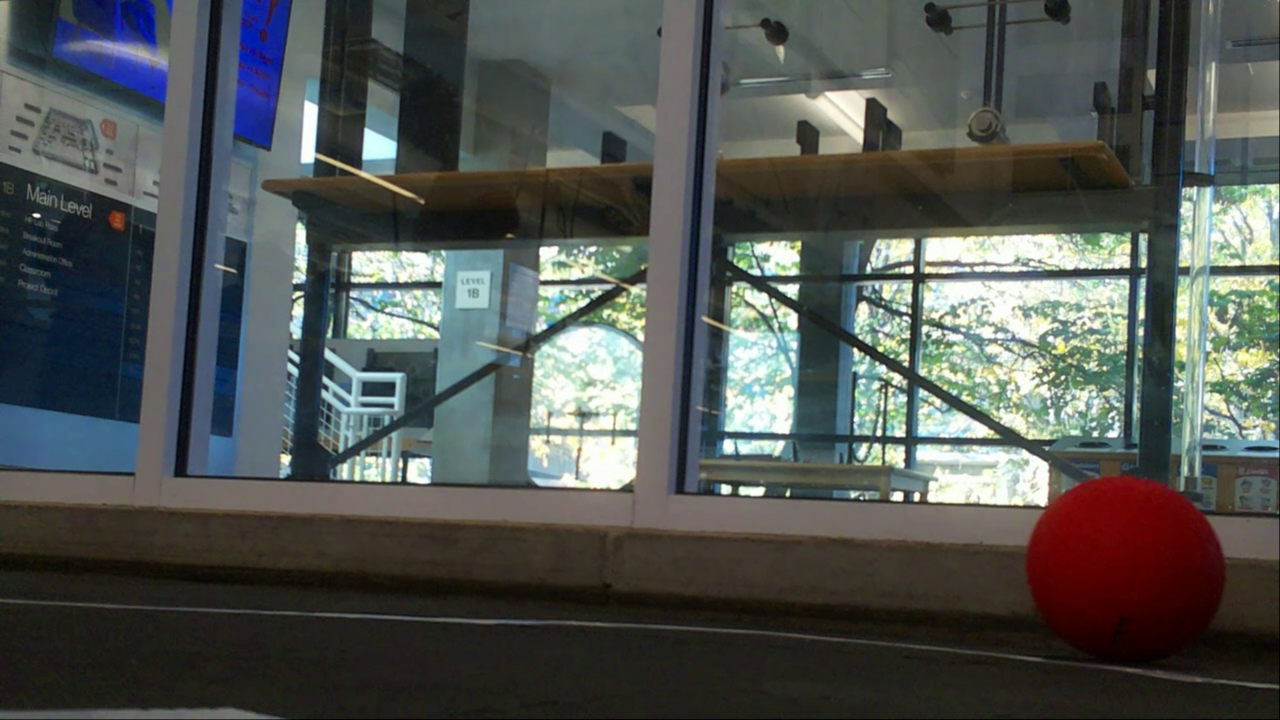
#> input picture .temp/vlcsnap-2026-10-06-14h47m22s202.png, 1280 x 720 px
$ python -i opencv_stack.py   (imports and definitions only)
#> lines starting #> are read from the running program, lines starting #| are printed output that depends on the picture; after the words box and inside, x2 and y2 are one past the last pixel; in counts of white or black regions, pixels touching at a corner belong together
#> further down, picture is the input picture: shape (720, 1280, 3); mean B, G, R 81.9, 84.8, 80.7
# given a photo / frame of a video, determine
# 1. what is in the photo (if anything)
# 2. what distance and angle from the center is each object?

import numpy as np
import cv2
from vars import object_hsv_list, kernel_size, hat_yellow, hat_cyan, ball_red, draw_thickness


import os


# https://www.geeksforgeeks.org/python/python-loop-through-folders-and-files-in-directory/


# [43 lines left out: functions print_directory, save_cv2_frame_as_png, load_cv2_frame_from_png, validate_hsv_bounds, not called in this run]


def get_mask(hsv, object_dict: dict):

    mask = hsv.copy()

    if ("lower" in object_dict.keys()) and ("upper" in object_dict.keys()):
        lower = object_dict["lower"]
        upper = object_dict["upper"]
    else:
        raise ValueError("object does not have attribute lower and/or upper")


    mask = cv2.inRange(hsv, lower, upper)
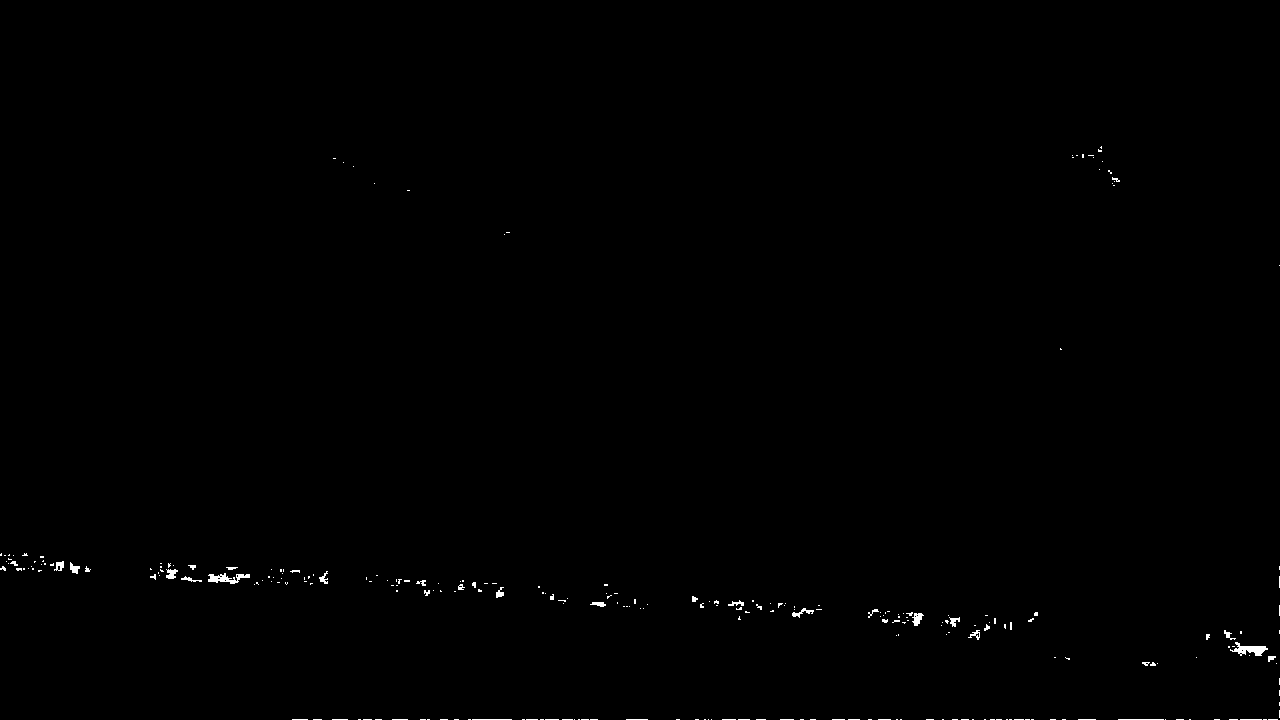
#> mask: shape (720, 1280); 0.32% white in thin lines or dots, all inside (x1, y1, x2, y2) = (0, 146, 1280, 720)

    # if two hsv brackets, include it in the mask
    if ("lower1" in object_dict.keys()) and ("upper1" in object_dict.keys()):
        lower2 = object_dict["lower"]
        upper2 = object_dict["upper"]

        mask2 = cv2.inRange(hsv, lower2, upper2)
        mask = cv2.bitwise_or(mask, mask2, dst=mask)

    return mask


def get_clean_mask(mask: np.ndarray):
    clean_mask = mask.copy()

    kernel = (
        cv2.getStructuringElement(
            cv2.MORPH_ELLIPSE, (kernel_size, kernel_size)
        ))

    # Opening removes small specks; closing fills small gaps.
    if kernel_size > 1:
        clean_mask = cv2.morphologyEx(clean_mask, cv2.MORPH_OPEN, kernel)
#> clean_mask: shape (720, 1280); 0.15% white; 53 white regions (37 under 20 px), largest, box (x1, y1, x2, y2) and area: (1234, 642, 1267, 656) 225, (208, 574, 250, 584) 191, (913, 613, 923, 626) 84
        clean_mask = cv2.morphologyEx(clean_mask, cv2.MORPH_CLOSE, kernel)
#> clean_mask: shape (720, 1280); 0.15% white; 51 white regions (33 under 20 px)

    return clean_mask


# [29 lines left out: function annotate_frame, not called in this run]


def add_text_to_frame(frame, label):
    # Fixed label location avoids clipping labels near the ball.
    label_position = (10, min(30, frame.shape[0] - 1))

    frame = cv2.putText(
        frame, label, label_position,
        cv2.FONT_HERSHEY_SIMPLEX, 0.6, (0, 255, 0), 1,
        cv2.LINE_AA,
    )

    return frame


def get_best_contour(contours, object_dict: dict):

    check_min_area : bool = False
    check_min_circularity: bool = False
    min_area : int = 0
    min_circularity : int = 0

    if "min_area" in object_dict.keys():
        min_area = object_dict["min_area"]
        check_min_area = True

    if "min_circularity" in object_dict.keys():
        min_area = object_dict["min_circularity"]
        min_circularity = True

    best_contour = None
    best_area = -1.0

    for contour in contours:
        area = cv2.contourArea(contour)

        if check_min_area:
            if area < min_area:
                continue

        perimeter = cv2.arcLength(contour, True)
        if perimeter <= 0:
            continue

        if check_min_circularity:
            circularity = 4.0 * np.pi * area / perimeter**2
            if circularity < min_circularity:
                continue

        if area > best_area:
            best_area = area
            best_contour = contour

    return best_contour, best_area


# [10 lines left out: function show_images_side_by_side, not called in this run]


def evaluate_frame(frame, object_dict: dict, save_as_pngs: bool = False,):
    '''
    From a given frame, and a dictionary of information to look for in that frame,
    return a "verdict" dict with information on objects and positions
    Optionally save the inbetween steps as pngs for debugging
    '''

    unchanged_frame = frame.copy()

    object_name = object_dict["name"]


    verdict_dict: dict = {
        "object_name" : object_name,
        "is_detected" : False,
        "draw_shape" : object_dict["draw_shape"],
        "draw_color" : object_dict["draw_color"],
    }


    # convert to hsv for processing
    hsv = cv2.cvtColor(frame, cv2.COLOR_BGR2HSV)

    # create a mask using the hsv values
    mask = get_mask(hsv, object_dict)

    # clean the mask by blurring and then re-evaluating
    clean_mask = get_clean_mask(mask)

    # get the contours from the mask
    contours, _ = cv2.findContours(
        mask,
        cv2.RETR_EXTERNAL,
        cv2.CHAIN_APPROX_SIMPLE)
#> contours = 271 contours, 255 with area under 20; largest, box (x1, y1, x2, y2) and area: (1230, 642, 1268, 656) 200, (208, 573, 250, 584) 176, (912, 613, 924, 626) 74, (166, 569, 178, 579) 59, (54, 561, 64, 571) 52

    # get the contours (lines that describe the different shapes)
    frame_with_contours = cv2.drawContours(frame, contours, -1, 0, -1)

    # evaluate the best contour
    best_contour, best_area = get_best_contour(contours, object_dict)
#> the loop in get_best_contour, `for contour in contours:` made 271 passes
#> (area, perimeter, best_area) on passes 77, 81: (20, 22.83, 20), (200, 115.3, 200)
#> after the loop in get_best_contour, `for contour in contours:`: best_area = 200; best_contour = contour of 52 points, box (x1, y1, x2, y2) (1230, 642, 1268, 656), area 200
#> best_area = 200


    # write useful values to the verdict dictionary
    if best_contour is not None:
        verdict_dict["is_detected"] = True


        if verdict_dict["draw_shape"] == "circle":
            (x_px, y_px), radius = cv2.minEnclosingCircle(best_contour)
            verdict_dict["radius"] = radius
            verdict_dict["width"] = radius*2

        elif verdict_dict["draw_shape"] == "rectangle":
            x_px, y_px, width_px, height_px = cv2.boundingRect(best_contour)
#> x_px = 1230; y_px = 642; width_px = 38; height_px = 14
            verdict_dict["width"] = width_px
            verdict_dict["height"] = height_px

        else:
            raise ValueError("draw_shape not 'circle' or 'rectangle'")

        verdict_dict["x_px"] = x_px
        verdict_dict["y_px"] = y_px


    if save_as_pngs:
        folder = "open_cv_stack"
        save_cv2_frame_as_png(unchanged_frame,          f"{folder}/0_original.png")
        save_cv2_frame_as_png(hsv,                      f"{folder}/1_hsv.png")
        save_cv2_frame_as_png(mask,                     f"{folder}/2_mask.png")
        save_cv2_frame_as_png(clean_mask,               f"{folder}/3_clean_mask.png")
        save_cv2_frame_as_png(frame_with_contours,      f"{folder}/4_frame_with_contours.png")


    return verdict_dict


def draw_to_frame(frame, verdict_list, verbose_printout: bool = False):
    # read the verdict list and draw the relevant objects to frame

    frame_annotated = frame.copy()

    for verdict_dict in verdict_list:

        object_name = verdict_dict["object_name"]

        if verdict_dict["is_detected"] == False:
            label = f"{object_name}: not detected"
            frame_annotated = add_text_to_frame(frame_annotated, label)
            return frame_annotated


        else:
            x_px = verdict_dict["x_px"]
            y_px = verdict_dict["y_px"]

            draw_color = verdict_dict["draw_color"]

            center = (int(round(x_px)), int(round(y_px)))

            label = f"{object_name}: at {center}"
            frame_annotated = add_text_to_frame(frame_annotated, label)


            # draw small dot at the object center
            if verbose_printout:
                print(f"drew center dot for {object_name}")

            frame_annotated = cv2.circle(
                frame_annotated,
                center,
                3,
                draw_color,
                draw_thickness)

            # draw circle bounding the object
            if verdict_dict["draw_shape"] == "circle":
                radius_px = verdict_dict["radius"]

                # the radius will either be 1 or the measured radius
                draw_radius = max(1, int(np.ceil(radius_px)))

                if verbose_printout:
                    print(f"drew bounding circle for {object_name}")

                frame_annotated = cv2.circle(
                    frame_annotated,
                    center,
                    draw_radius,
                    draw_color,
                    draw_thickness)

            # draw rectangle bounding the object
            if verdict_dict["draw_shape"] == "rectangle":
                width_px = verdict_dict["width"]
                height_px = verdict_dict["height"]


                frame_annotated = cv2.rectangle(
                    frame_annotated,
                    (x_px, y_px),
                    (x_px + width_px, y_px + height_px),
                    draw_color,
                    draw_thickness
                )


    return frame_annotated


def get_annotated_frame(frame):
    unchanged_frame = frame.copy()


    yellow_verdict = evaluate_frame(frame, hat_yellow)
#> yellow_verdict = {'object_name': 'hat_yellow', 'is_detected': True, 'draw_shape': 'rectangle', 'draw_color': (0, 255, 255), 'width': 38, 'height': 14, 'x_px': 1230, 'y_px': 642}
    cyan_verdict = evaluate_frame(frame, hat_cyan)
#> call 2 of evaluate_frame, with save_as_pngs = False
#> in evaluate_frame (call 2), `contours, _ = cv2.findContours( mask, cv2.RETR_EXTERNAL, cv2.CHAIN_APP..`: contours = 325 contours, 297 with area under 20; largest, box (x1, y1, x2, y2) and area: (0, 258, 146, 470) 23772, (210, 264, 244, 474) 2750, (94, 244, 128, 280) 710, (62, 234, 97, 272) 412, (132, 252, 150, 288) 186
#> in evaluate_frame (call 2), `frame_with_contours = cv2.drawContours(frame, contours, -1, 0, -1)`:
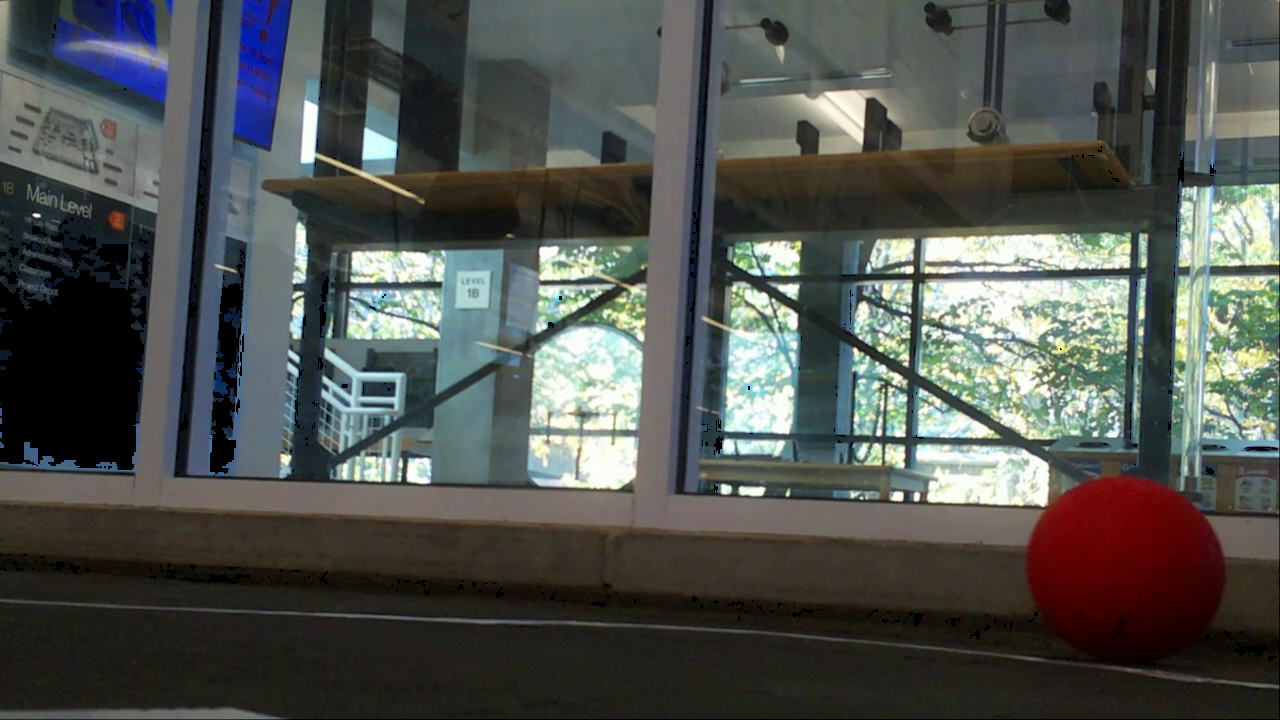
#> frame_with_contours: shape (720, 1280, 3); mean B, G, R 79.3, 83, 79.7
#> the loop in get_best_contour (call 2), `for contour in contours:` made 325 passes
#> (area, perimeter, best_area) on passes 16, 29, 46, 168, 208, 212, 219: (31.5, 29.9, 31.5), (37.5, 66.73, 37.5), (64, 56.97, 64), (94, 78.97, 94), (118, 77.46, 118), (2749.5, 844.2, 2749.5), (23772, 1400.2, 23772)
#> in evaluate_frame (call 2), `best_contour, best_area = get_best_contour(contours, object_dict)`: best_contour = contour of 599 points, box (x1, y1, x2, y2) (0, 258, 146, 470), area 23772; best_area = 23772
#> in evaluate_frame (call 2), `x_px, y_px, width_px, height_px = cv2.boundingRect(best_contour)`: x_px = 0; y_px = 258; width_px = 146; height_px = 212
#> cyan_verdict = {'object_name': 'hat_cyan', 'is_detected': True, 'draw_shape': 'rectangle', 'draw_color': (255, 255, 0), 'width': 146, 'height': 212, 'x_px': 0, 'y_px': 258}
    red_verdict = evaluate_frame(frame, ball_red)
#> call 3 of evaluate_frame, with save_as_pngs = False
#> in get_clean_mask (call 3), `clean_mask = cv2.morphologyEx(clean_mask, cv2.MORPH_OPEN, kernel)`:
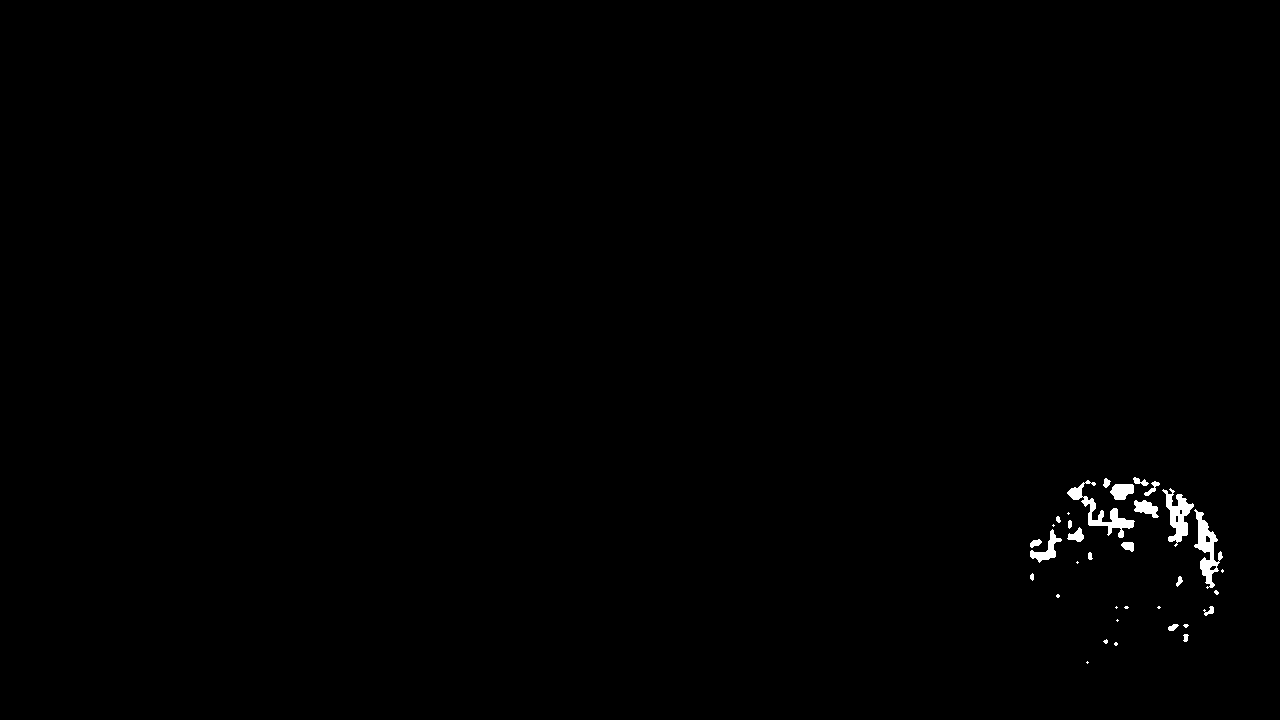
#> clean_mask: shape (720, 1280); 0.48% white; 34 white regions (14 under 20 px), largest, box (x1, y1, x2, y2) and area: (1194, 509, 1223, 589) 887, (1067, 480, 1135, 538) 878, (1162, 488, 1194, 547) 785
#> in evaluate_frame (call 3), `contours, _ = cv2.findContours( mask, cv2.RETR_EXTERNAL, cv2.CHAIN_APP..`: contours = 72 contours, 57 with area under 20; largest, box (x1, y1, x2, y2) and area: (1162, 486, 1224, 590) 1698, (1066, 480, 1136, 538) 778, (1110, 476, 1160, 500) 402, (1030, 516, 1062, 564) 342, (1134, 500, 1160, 518) 242
#> in evaluate_frame (call 3), `frame_with_contours = cv2.drawContours(frame, contours, -1, 0, -1)`:
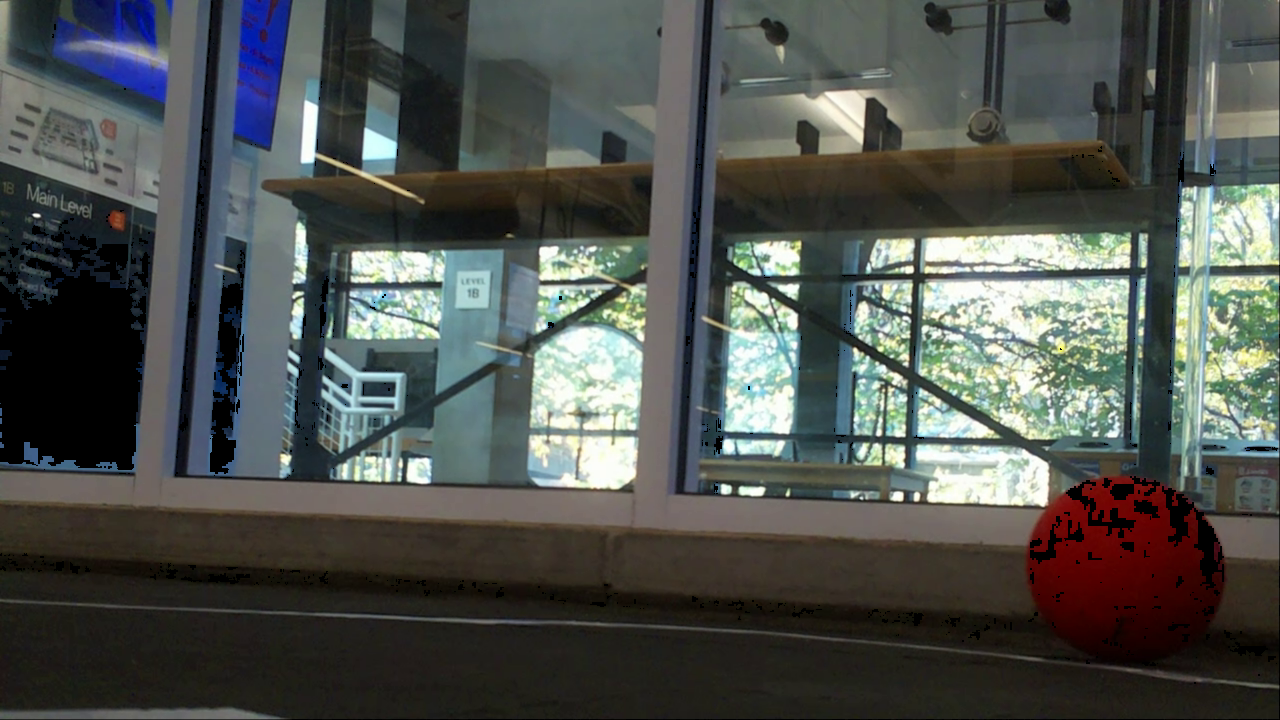
#> frame_with_contours: shape (720, 1280, 3); 0.58% of pixels changed, all inside (x1, y1, x2, y2) = (106, 162, 1260, 684)
#> in evaluate_frame (call 3), `best_contour, best_area = get_best_contour(contours, object_dict)`: best_contour = contour of 251 points, box (x1, y1, x2, y2) (1162, 486, 1224, 590), area 1698; best_area = 1697.5
#> in evaluate_frame (call 3), `(x_px, y_px), radius = cv2.minEnclosingCircle(best_contour)`: x_px = 1189; y_px = 535.7; radius = 56.6
#> red_verdict = {'object_name': 'ball_red', 'is_detected': True, 'draw_shape': 'circle', 'draw_color': (0, 255, 0), 'radius': 56.6, 'width': 113.2, 'x_px': 1189, 'y_px': 535.7}

    verdict_list = [yellow_verdict, cyan_verdict, red_verdict]

    annotated_frame = draw_to_frame(unchanged_frame, verdict_list)
#> the loop in draw_to_frame, `for verdict_dict in verdict_list: ` made 1 pass
#> (object_name, x_px, y_px, draw_color) on pass 1: ('hat_yellow', 1230, 642, (0, 255, 255))

    return annotated_frame


# [8 lines left out: function main, not called in this run]


# [2 lines not run here, left out]

>>> import cv2
>>> picture = cv2.imread('.temp/vlcsnap-2026-10-06-14h47m22s202.png')
#> (the run stopped early here; a loop or call above may not have finished)
